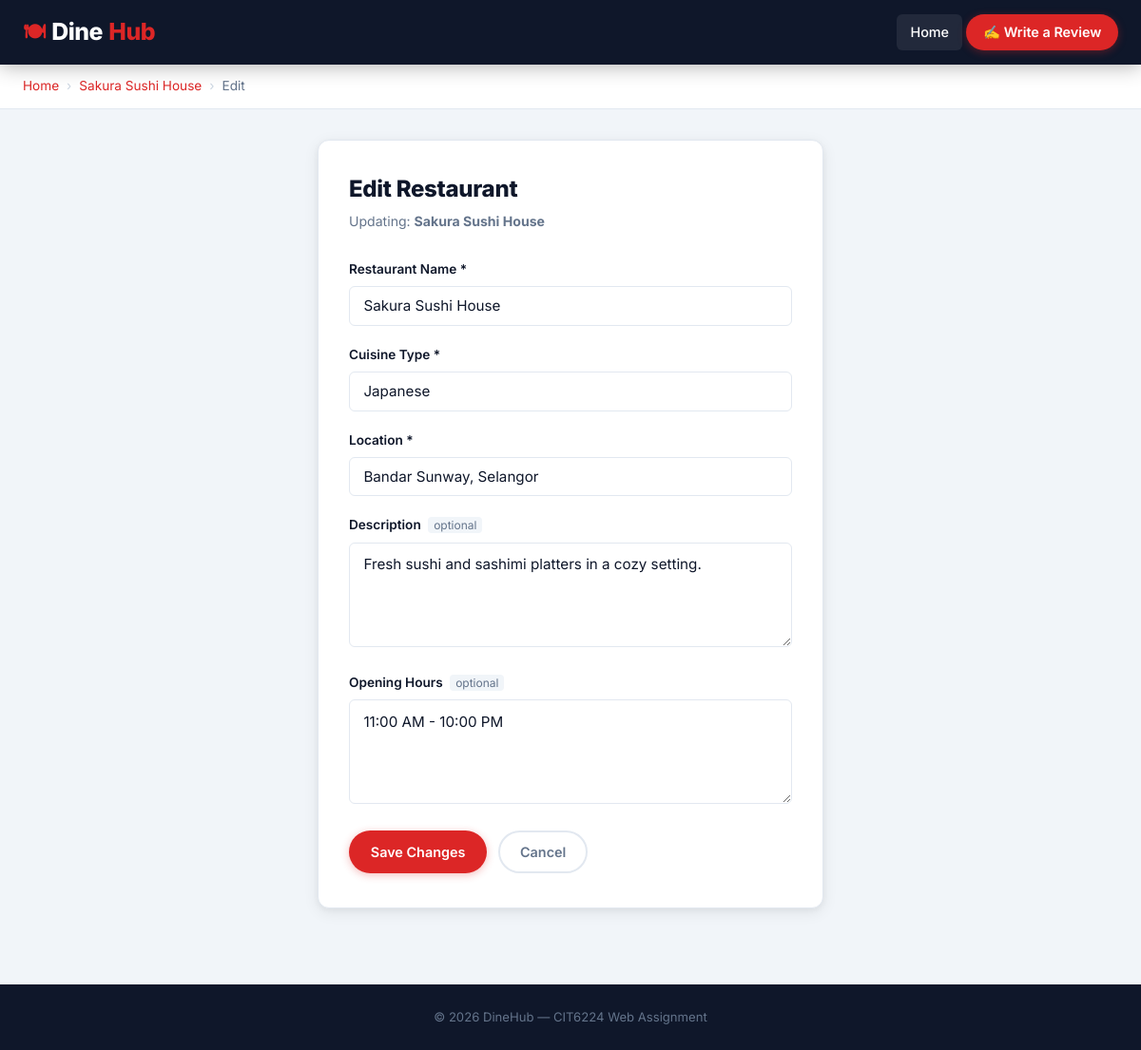
Screenshot of /edit-restaurant.php?id=2 with the database file from the repository.
### tables this page shows
CREATE TABLE IF NOT EXISTS restaurants (
    id INT AUTO_INCREMENT PRIMARY KEY,
    name VARCHAR(100) NOT NULL,
    cuisine_type VARCHAR(50) NOT NULL,
    location VARCHAR(150) NOT NULL,
    description TEXT,
    opening_hours VARCHAR(100),
    image VARCHAR(255) DEFAULT 'default.jpg',
    created_at TIMESTAMP DEFAULT CURRENT_TIMESTAMP
);

### edit-restaurant.php (the view, shortened to what this page needs)
<?php
require_once 'db.php';
$id = filter_input(INPUT_GET, 'id', FILTER_VALIDATE_INT, [
    'options' => ['min_range' => 1]
]);
$stmt = $pdo->prepare("SELECT * FROM restaurants WHERE id = :id");
$stmt->execute([':id' => $id]);
$restaurant = $stmt->fetch();
$fields = [
    'name'          => $restaurant['name'],
    'cuisine_type'  => $restaurant['cuisine_type'],
    'location'      => $restaurant['location'],
    'description'   => $restaurant['description'],
    'opening_hours' => $restaurant['opening_hours'],
];
$errors = [];
require_once 'includes/header.php';
?>
<div class="page-header">
    <nav class="breadcrumb">
        <a href="index.php">Home</a>
        <span class="sep">›</span>
        <a href="restaurant.php?id=<?= $id ?>"><?= htmlspecialchars($restaurant['name']) ?></a>
        <span class="sep">›</span>
        <span>Edit</span>
    </nav>
</div>
<div class="form-container">
    <div class="form-card">
        <div class="form-card-header">
            <h2>Edit Restaurant</h2>
            <p>Updating: <strong><?= htmlspecialchars($restaurant['name']) ?></strong></p>
        </div>
        <form method="post" action="edit-restaurant.php?id=<?= $id ?>">
            <div class="form-group">
                <label for="name">Restaurant Name *</label>
                <input type="text" id="name" name="name"
                       value="<?= htmlspecialchars($fields['name']) ?>"
                       class="<?= isset($errors['name']) ? 'invalid' : '' ?>">
            </div>
            <div class="form-group">
                <label for="cuisine_type">Cuisine Type *</label>
                <input type="text" id="cuisine_type" name="cuisine_type"
                       value="<?= htmlspecialchars($fields['cuisine_type']) ?>"
                       class="<?= isset($errors['cuisine_type']) ? 'invalid' : '' ?>">
            </div>
            <div class="form-group">
                <label for="location">Location *</label>
                <input type="text" id="location" name="location"
                       value="<?= htmlspecialchars($fields['location']) ?>"
                       class="<?= isset($errors['location']) ? 'invalid' : '' ?>">
            </div>
            <div class="form-group">
                <label for="description">
                    Description <span class="optional-tag">optional</span>
                </label>
                <textarea id="description"
                          name="description"><?= htmlspecialchars($fields['description']) ?></textarea>
            </div>
            <div class="form-group">
                <label for="opening_hours">
                    Opening Hours <span class="optional-tag">optional</span>
                </label>
                <textarea id="opening_hours"
                          name="opening_hours"><?= htmlspecialchars($fields['opening_hours']) ?></textarea>
            </div>
            <div style="display:flex;gap:0.75rem;flex-wrap:wrap;margin-top:0.5rem">
                <button type="submit" class="btn btn-primary">Save Changes</button>
                <a class="btn btn-ghost" href="restaurant.php?id=<?= $id ?>">Cancel</a>
            </div>
        </form>
    </div>
</div>
<?php require_once 'includes/footer.php'; ?>

### style.css (style rules this page uses)
:root { --navy: #0f172a; --navy-mid: #1e293b; --red: #dc2626; --red-dark: #b91c1c; --red-light: #fef2f2; --amber: #f59e0b; --green: #16a34a; --green-light: #f0fdf4; --bg: #f1f5f9; --surface: #ffffff; --border: #e2e8f0; --text: #0f172a; --text-muted: #64748b; --radius-sm: 6px; --radius: 12px; --radius-lg: 20px; --shadow-sm: 0 1px 3px rgba(0,0,0,.08), 0 1px 2px rgba(0,0,0,.04); --shadow: 0 4px 16px rgba(0,0,0,.08), 0 2px 6px rgba(0,0,0,.04); --shadow-lg: 0 12px 40px rgba(0,0,0,.12), 0 4px 12px rgba(0,0,0,.06); --transition: 0.22s ease; --nav-height: 68px; }
*, *::before, *::after { box-sizing: border-box; margin: 0; padding: 0; }
html { scroll-behavior: smooth; }
body { font-family: 'Inter', 'Segoe UI', Arial, sans-serif; background: var(--bg); color: var(--text); line-height: 1.6; padding-top: var(--nav-height); }
a { text-decoration: none; color: inherit; }
.page-header { background: var(--surface); border-bottom: 1px solid var(--border); padding: 0.75rem 1.5rem; }
.breadcrumb { max-width: 1200px; margin: 0 auto; display: flex; align-items: center; gap: 0.5rem; font-size: 0.85rem; color: var(--text-muted); }
.breadcrumb a { color: var(--red); }
.breadcrumb .sep { color: #cbd5e1; }
.btn { display: inline-flex; align-items: center; gap: 0.35rem; padding: 0.55rem 1.3rem; border-radius: 100px; font-size: 0.9rem; font-weight: 600; font-family: inherit; cursor: pointer; border: 2px solid transparent; transition: background var(--transition), color var(--transition), transform var(--transition), box-shadow var(--transition), border-color var(--transition); white-space: nowrap; text-decoration: none; }
.btn-primary { background: var(--red); color: #fff; box-shadow: 0 2px 8px rgba(220,38,38,.3); }
.btn-ghost { background: transparent; color: var(--text-muted); border-color: var(--border); }
.form-container { max-width: 580px; margin: 0 auto; padding: 2rem 1.5rem; }
.form-card { background: var(--surface); border-radius: var(--radius); padding: 2rem 2rem 2.25rem; box-shadow: var(--shadow); border: 1px solid var(--border); }
.form-card-header { margin-bottom: 1.75rem; }
.form-card-header h2 { font-size: 1.5rem; font-weight: 800; color: var(--text); letter-spacing: -0.3px; }
.form-card-header p { font-size: 0.88rem; color: var(--text-muted); margin-top: 0.25rem; }
.form-group { margin-bottom: 1.25rem; }
.form-group label { display: block; font-size: 0.85rem; font-weight: 600; color: var(--text); margin-bottom: 0.4rem; }
.optional-tag { font-size: 0.75rem; font-weight: 400; color: var(--text-muted); background: var(--bg); padding: 1px 6px; border-radius: 4px; margin-left: 4px; }
.form-group input[type="text"], .form-group input[type="email"], .form-group select, .form-group textarea { width: 100%; padding: 0.65rem 0.9rem; border: 1.5px solid var(--border); border-radius: var(--radius-sm); font-size: 0.95rem; font-family: inherit; color: var(--text); background: #fff; transition: border-color var(--transition), box-shadow var(--transition); appearance: none; -webkit-appearance: none; }
.form-group textarea { resize: vertical; min-height: 110px; line-height: 1.6; }

### rows the page displays
restaurants: name "Sakura Sushi House", cuisine_type "Japanese", location "Bandar Sunway, Selangor", description "Fresh sushi and sashimi platters in a cozy setting.", opening_hours "11:00 AM - 10:00 PM"
